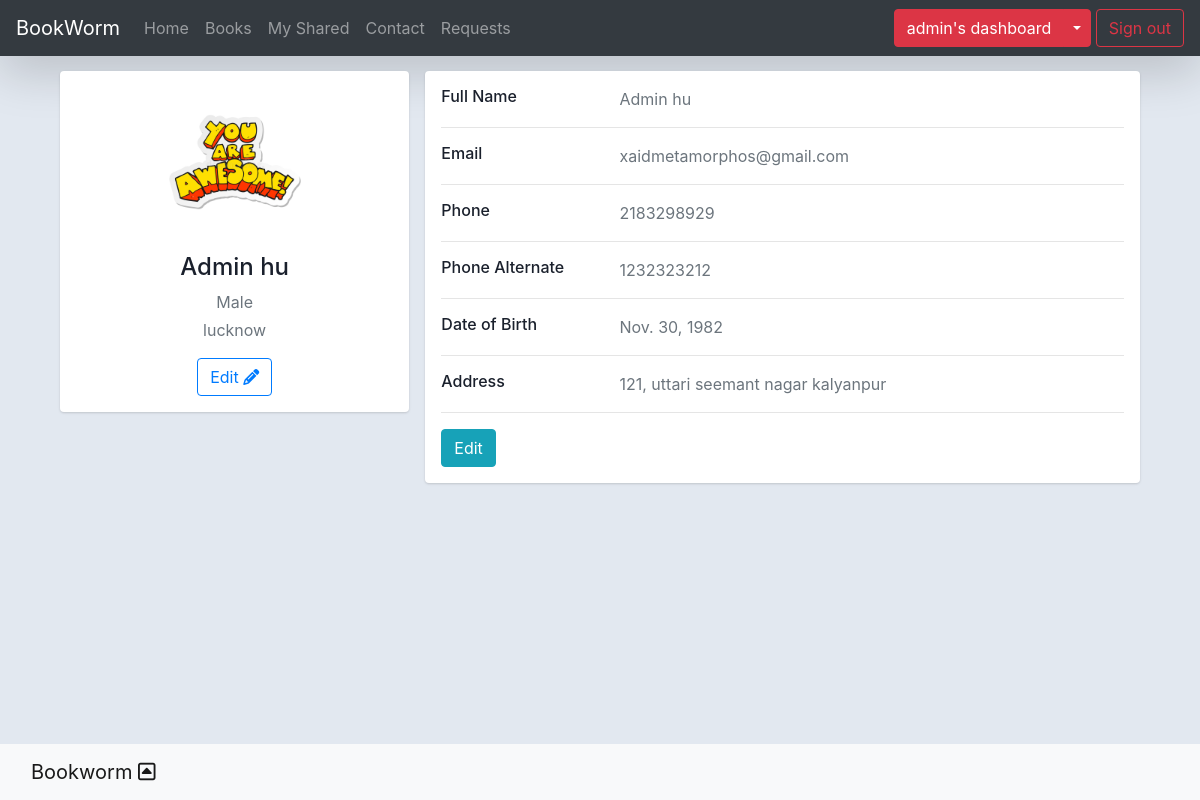
Screenshot of /profile/ (signed in) with the database file from the repository.
### app/models.py (models this page shows, shortened)
class Profile(models.Model):
    GENDER_CHOICES = (
            ('Male','Male'),
            ('Female','Female'),
            ('Others','Others'),
    )
    phoneregex = RegexValidator(regex=r'^\+?1?\d{9,15}$', message="Phone number must be entered in the format: '+999999999'. Up to 15 digits allowed.")
    user = OneToOneField(User, on_delete=models.CASCADE)
    firstname = models.CharField(max_length = 50)
    lastname = models.CharField(max_length = 50)
    email = models.EmailField(max_length = 254)
    phone = models.CharField(max_length=15, validators=[phoneregex], blank=True)
    gender = models.CharField(max_length = 50, choices= GENDER_CHOICES)
    dob = models.DateField(max_length=10)
    photo = models.ImageField(upload_to = 'profile' )
    altcontact = models.CharField(max_length = 12)
    address = models.TextField(max_length =80)
    city = models.CharField(max_length = 30)
    pincode = models.IntegerField()

### app/views.py (the view)
# urls.py: path('profile/', views.profileview, name='profile_view'),
@login_required
def profileview(request):
    try:
        profile = Profile.objects.get(user=request.user)
        ctx ={
            'title':'profile',
            'profile':profile,
        }
        return render(request,'users/view_profile.html',context= ctx)
    except Exception as e:
        print(e)
        ctx ={'title':'profile'}
        messages.success(request,'You have not created a profile yet')
        return redirect('profile_edit')

### templates/users/view_profile.html (shortened to what this page needs)
{% extends 'layout/base.html' %}
{% load static %}
{% load crispy_forms_tags %}
{% block content %}
<div class="container">
    <div class="main-body">
          <div class="row gutters-sm">
            <div class="col-md-4 mb-3">
              <div class="card">
                <div class="card-body">
                  <div class="d-flex flex-column align-items-center text-center">
                    <img src="{{profile.photo.url}}" alt="Admin" class="rounded-circle" width="150">
                    <div class="mt-3">
                      <h4>{{profile.firstname}} {{profile.lastname}}</h4>
                      <p class="text-secondary mb-1">{{profile.gender}}</p>
                      <p class="text-muted font-size-sm">{{profile.city}}</p>
                      <a class="btn btn-outline-primary" href="{% url 'profile_edit' %}">Edit <i class="fa fa-pencil" aria-hidden="true"></i></a>
                    </div>
                  </div>
                </div>
              </div>
            </div>
            <div class="col-md-8">
              <div class="card mb-3">
                <div class="card-body">
                  <div class="row">
                    <div class="col-sm-3">
                      <h6 class="mb-0">Full Name</h6>
                    </div>
                    <div class="col-sm-9 text-secondary">
                        {{profile.firstname}} {{profile.lastname}}
                    </div>
                  </div>
                  <hr>
                  <div class="row">
                    <div class="col-sm-3">
                      <h6 class="mb-0">Email</h6>
                    </div>
                    <div class="col-sm-9 text-secondary">
                        {{profile.email}}
                    </div>
                  </div>
                  <hr>
                  <div class="row">
                    <div class="col-sm-3">
                      <h6 class="mb-0">Phone</h6>
                    </div>
                    <div class="col-sm-9 text-secondary">
                      {{profile.phone}}
                    </div>
                  </div>
                  <hr>
                  <div class="row">
                    <div class="col-sm-3">
                      <h6 class="mb-0">Phone Alternate</h6>
                    </div>
                    <div class="col-sm-9 text-secondary">
                      {{profile.altcontact}}
                    </div>
                  </div>
                  <hr>
                  <div class="row">
                    <div class="col-sm-3">
                      <h6 class="mb-0">Date of Birth</h6>
                    </div>
                    <div class="col-sm-9 text-secondary">
                      {{profile.dob}}
                    </div>
                  </div>
                  <hr>
                  <div class="row">
                    <div class="col-sm-3">
                      <h6 class="mb-0">Address</h6>
                    </div>
                    <div class="col-sm-9 text-secondary">
                      {{profile.address}}
                    </div>
                  </div>
                  <hr>
                  <div class="row">
                    <div class="col-sm-12">
                      <a class="btn btn-info " target="__blank" href="{% url 'profile_edit' %}">Edit</a>
                    </div>
                  </div>
                </div>
              </div>
            </div>
          </div>
        </div>
    </div>
{% endblock content %}

### templates/includes/navigation.html (shortened to what this page needs)
<nav class="navbar navbar-expand-lg navbar-dark shadow-lg bg-dark" style="background-color: rgba(255, 255, 255, 0.144);">
    <a class="navbar-brand" href="{% url 'home' %}">BookWorm</a>
    <div class="collapse navbar-collapse" id="navbarNavDropdown">
        <ul class="navbar-nav">
            <li class="nav-item">
                <a class="nav-link" href="{% url 'home' %}">Home <span class="sr-only">(current)</span></a>
            </li>
            <li class="nav-item">
                <a class="nav-link" href="{% url 'book_list' %}">Books <span class="sr-only">(current)</span></a>
            </li>
            <li class="nav-item">
                <a class="nav-link" href="{% url 'share_list' %}">My Shared<span class="sr-only">(current)</span></a>
            </li>
            <li class="nav-item">
                <a class="nav-link" href="{% url 'contact' %}">Contact <span class="sr-only">(current)</span></a>
            </li>
            <li class="nav-item">
                <a class="nav-link" href="{% url 'request_list' %}">Requests <span class="sr-only">(current)</span></a>
            </li>
        </ul>
        <div class="ml-md-auto">
            {% if user.is_authenticated  %}
            <div class="btn-group">
                <a class="btn btn-danger" href="{% url 'dashboard' %}">{{user.username}}'s dashboard</a>
                {% if user.is_superuser %}
                <button type="button" class="btn btn-danger dropdown-toggle dropdown-toggle-split" data-toggle="dropdown" aria-haspopup="true" aria-expanded="false">
                </button>
                {% endif %}
            </div>
            <a class="btn btn-outline-danger" href="{% url 'logout' %}">Sign out</a>
            {% else %}
            <a class="btn btn-warning nav-link " href="{% url 'login' %}"><i class="fa fa-user-circle" aria-hidden="true"></i> Sign In</a>
            {% endif %}
        </div>
    </div>
</nav>

### templates/users/view_profile.html (style rules this page uses)
body { color: #1a202c; text-align: left; background-color: #e2e8f0; }
.main-body { padding: 15px; }
.card { box-shadow: 0 1px 3px 0 rgba(0,0,0,.1), 0 1px 2px 0 rgba(0,0,0,.06); }
.card { position: relative; display: flex; flex-direction: column; min-width: 0; word-wrap: break-word; background-color: #fff; background-clip: border-box; border: 0 solid rgba(0,0,0,.125); border-radius: .25rem; }
.card-body { flex: 1 1 auto; min-height: 1px; padding: 1rem; }
.gutters-sm { margin-right: -8px; margin-left: -8px; }
.gutters-sm>.col, .gutters-sm>[class*=col-] { padding-right: 8px; padding-left: 8px; }
.mb-3, .my-3 { margin-bottom: 1rem!important; }

### rows the page displays
Profile: photo (picture), firstname "Admin", lastname "hu", gender "Male", city "lucknow", email "xaidmetamorphos@gmail.com", phone "2183298929", altcontact "1232323212", dob "Nov. 30, 1982", address "121, uttari seemant nagar kalyanpur"

### other values shown
{{ user.username }} "admin"
